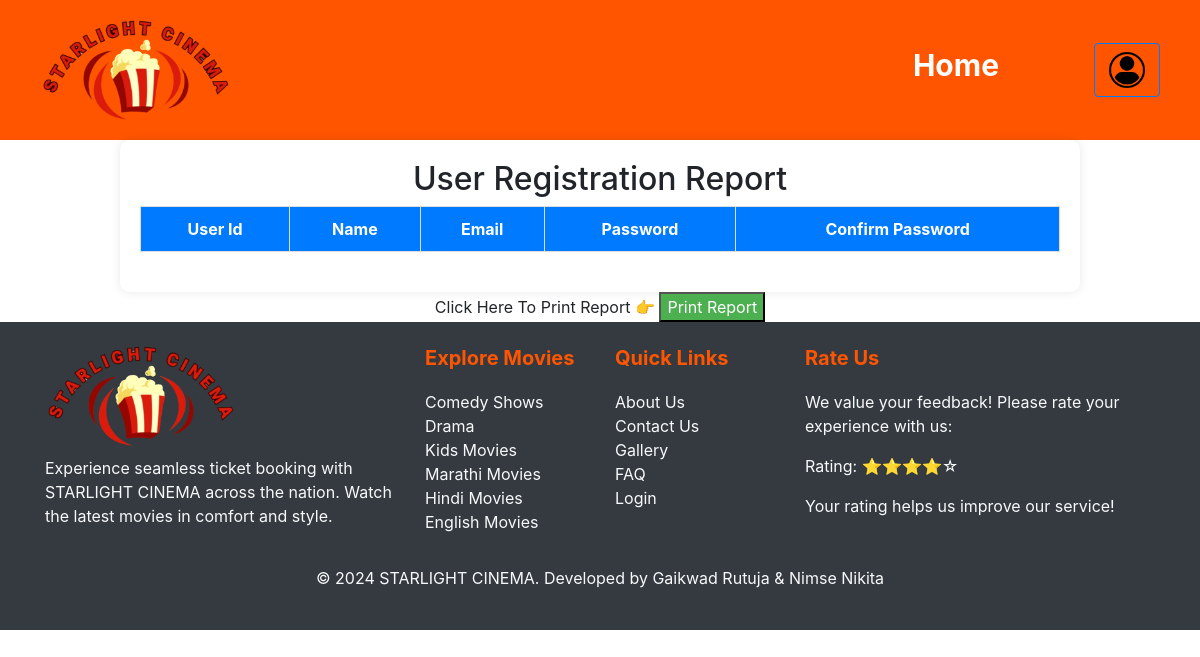
Before: /Admin/pages/report-registration.php with the older database file.
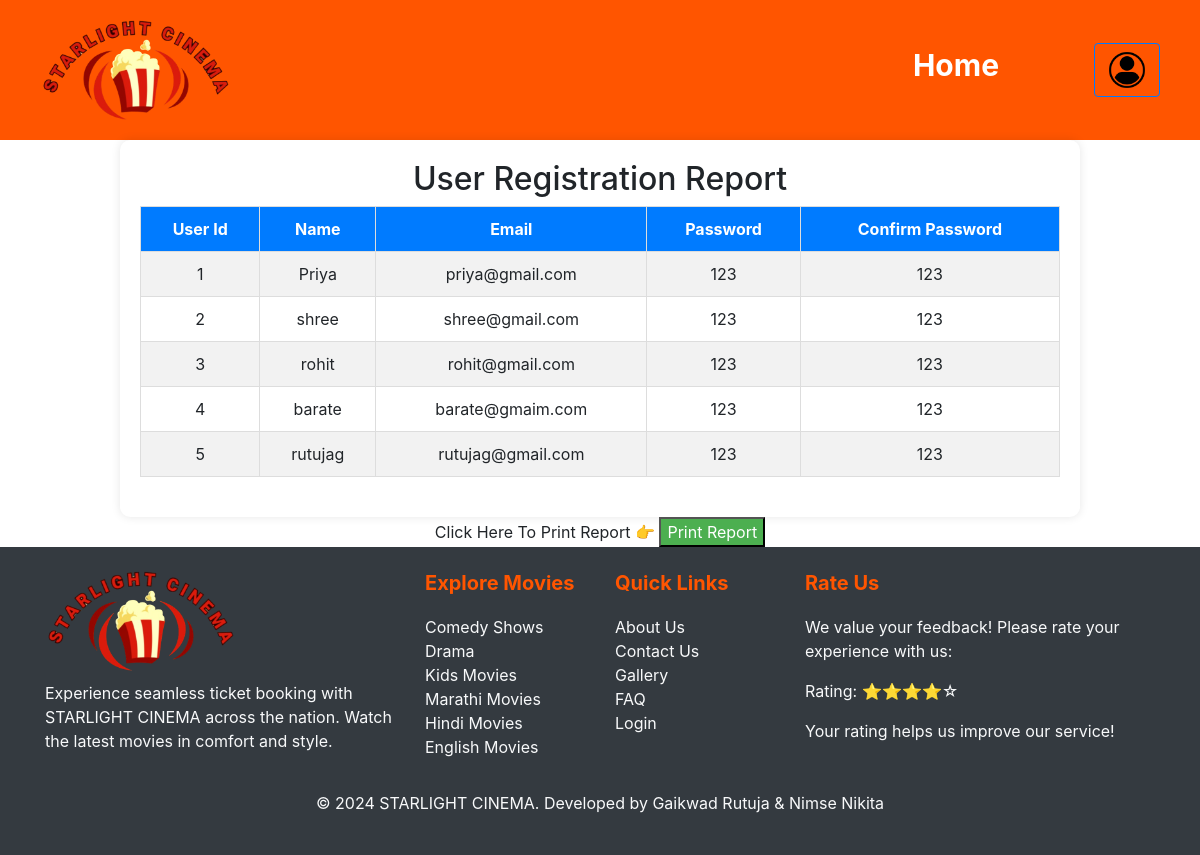
After: the same page with the newer database file.
### tables this page shows
CREATE TABLE `user_registration` (
  `id` int(11) NOT NULL,
  `user_name` varchar(30) NOT NULL,
  `email` varchar(30) NOT NULL,
  `password` varchar(30) NOT NULL,
  `confirm_password` varchar(30) NOT NULL
);

### Admin/pages/report-registration.php (the view, shortened to what this page needs)
<?php
$databaseHost = "localhost";
$databaseName = "movieticketdb";
$databaseUsername = "root";
$databasePassword = "";
$con = new mysqli($databaseHost, $databaseUsername, $databasePassword, $databaseName) or die($con->connect_error());
$sql = "SELECT * FROM user_registration ORDER BY id DESC";
$query = $con->query($sql);
?>
<!DOCTYPE html>
<html lang="en">
<head>
    <link rel="stylesheet" href="./../css/addmovie.css">
    <link rel="stylesheet" href="./../css/manage-registration.css">
    <link rel="stylesheet" href="https://stackpath.bootstrapcdn.com/bootstrap/4.5.2/css/bootstrap.min.css">
</head>
<body>
    <header class="header">
        <div class="logo"><img src=".\..\..\Images\logo2.png" class="logo-img"></div>
        <nav class="nav">
            <ul>
                <li><a href="./admin-dashboard.php" style="margin-right:50px; font-size:30px;">Home</a></li>
                <div class="d-flex align-items-center">
                    <a href="./login.php" class="btn btn-outline-primary">
                        <i class="bi bi-person"></i><img src=".\..\..\Images\login.png" style="height:40px;">
                    </a>
                </div>
            </ul>
        </nav>
    </header>
    <div class="containers print-container">
        <h2> User Registration Report</h2>
        <table class="movie-table">
            <thead>
                <tr>
                    <th>User Id</th>
                    <th>Name</th>
                    <th>Email</th>
                    <th>Password</th>
                    <th>Confirm Password</th>
                </tr>
            </thead>
            <tbody>
                <tr>
                    <?php
                    $i = 0;
                    while ($res = $query->fetch_assoc()) {
                        echo "<tr>";
                        echo "<td>" . ++$i . "</td>";
                        echo "<td>" . $res['user_name'] . "</td>";
                        echo "<td>" . $res['email'] . "</td>";
                        echo "<td>" . $res['password'] . "</td>";
                        echo "<td>" . $res['confirm_password'] . "</td>";
                        echo "</tr>";
                    }
                    ?>
                </tr>
            </tbody>
        </table>
    </div>
    <div style="text-align: center;">
    Click Here To Print Report 👉
    <button  onclick="window.print()" style="color: white; text-align: center; background-color:#4CAF50;">  Print Report</button>
</div>
    <div class="footer bg-dark text-light py-4">
        <div class="container">
            <div class="row">
                <div class="col-md-4">
                    <div class="logo"><img src="./../../Images/logo2.png" class="logo-img" alt="Logo"></div>
                    <p style="margin-top:10px;">Experience seamless ticket booking with STARLIGHT CINEMA across the nation. Watch the latest movies in comfort and style.</p>
                </div>
                <div class="col-md-2">
                    <h5 class="footer-title">Explore Movies</h5>
                    <ul class="list-unstyled">
                        <li><a href="#" class="text-light">Comedy Shows</a></li>
                        <li><a href="#" class="text-light">Drama</a></li>
                        <li><a href="#" class="text-light">Kids Movies</a></li>
                        <li><a href="#" class="text-light">Marathi Movies</a></li>
                        <li><a href="#" class="text-light">Hindi Movies</a></li>
                        <li><a href="#" class="text-light">English Movies</a></li>
                    </ul>
                </div>
                <div class="col-md-2">
                    <h5 class="footer-title">Quick Links</h5>
                    <ul class="list-unstyled">
                        <li><a href="#" class="text-light">About Us</a></li>
                        <li><a href="#" class="text-light">Contact Us</a></li>
                        <li><a href="#" class="text-light">Gallery</a></li>
                        <li><a href="#" class="text-light">FAQ</a></li>
                        <li><a href="#" class="text-light">Login</a></li>
                    </ul>
                </div>
                <div class="col-md-4">
                    <h5 class="footer-title">Rate Us</h5>
                    <p>We value your feedback! Please rate your experience with us:</p>
                    <div class="rating">
                        <p>Rating: ⭐⭐⭐⭐☆</p>
                    </div>
                    <p>Your rating helps us improve our service!</p>
                </div>
            </div>
            <div class="row mt-3 text-center">
                <div class="col-12">
                    <p>&copy; 2024 STARLIGHT CINEMA. Developed by Gaikwad Rutuja & Nimse Nikita</p>
                </div>
            </div>
        </div>
    </div>
</body>
</html>

Changed rows visible on the page:
added user_registration: user_name "Priya", email "priya@gmail.com", password "123", confirm_password "123"
added user_registration: user_name "shree", email "shree@gmail.com", password "123", confirm_password "123"
added user_registration: user_name "rohit", email "rohit@gmail.com", password "123", confirm_password "123"
added user_registration: user_name "barate", email "barate@gmaim.com", password "123", confirm_password "123"
added user_registration: user_name "rutujag", email "rutujag@gmail.com", password "123", confirm_password "123"
